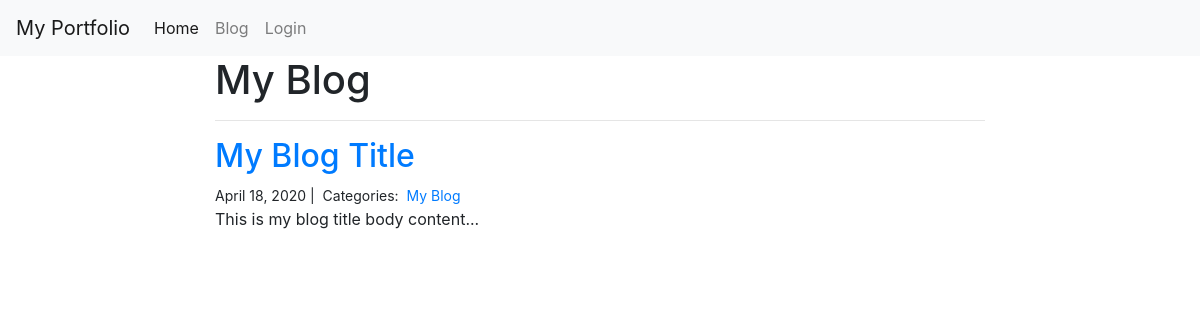
/blog/blog_category/My Blog/, run on the app's committed database.
### blog/models.py (models this page shows)
class Category(models.Model):
    name = models.CharField(max_length=20)

class Post(models.Model):
    title = models.CharField(max_length=255)
    body = models.TextField()
    create_on = models.DateTimeField(auto_now_add=True)
    last_modified = models.DateTimeField(auto_now=True)
    categories = models.ManyToManyField('Category', related_name='posts')

### blog/views.py (the view)
# urls.py: path('blog_category/<category>/', views.blog_category, name='blog_category')
def blog_category(request, category):
    posts = Post.objects.filter(categories__name__contains=category) \
        .order_by('-create_on')
    context = {
        'category': category,
        'posts': posts,
    }
    return render(request, 'blog_category.html', context)

### templates/blog_category.html
{% extends 'base.html' %}
{% load bootstrap4 %}
{% block content %}
    <div class="col-md-8 offset-md-2">
    <h1>{{ category | title }}</h1>
    <hr>
    {% for post in posts %}
        <h2><a href="{% url 'blog:blog_detail' post.id %}">{{ post.title }}</a></h2>
        <small>
            {{ post.create_on.date }} |&nbsp;
            Categories:&nbsp;
            {% for category in post.categories.all %}
            <a href="{% url 'blog:blog_category' category.name %}">
                {{ category.name }}
            </a>&nbsp;
            {% endfor %}
        </small>
        <p>{{ post.body | slice:":400" }}...</p>
    {% endfor %}
</div>
{% endblock %}

### data on the page
Category: name "My Blog"
Post: title "My Blog Title", create_on "April 18, 2020", body "This is my blog title body content"
